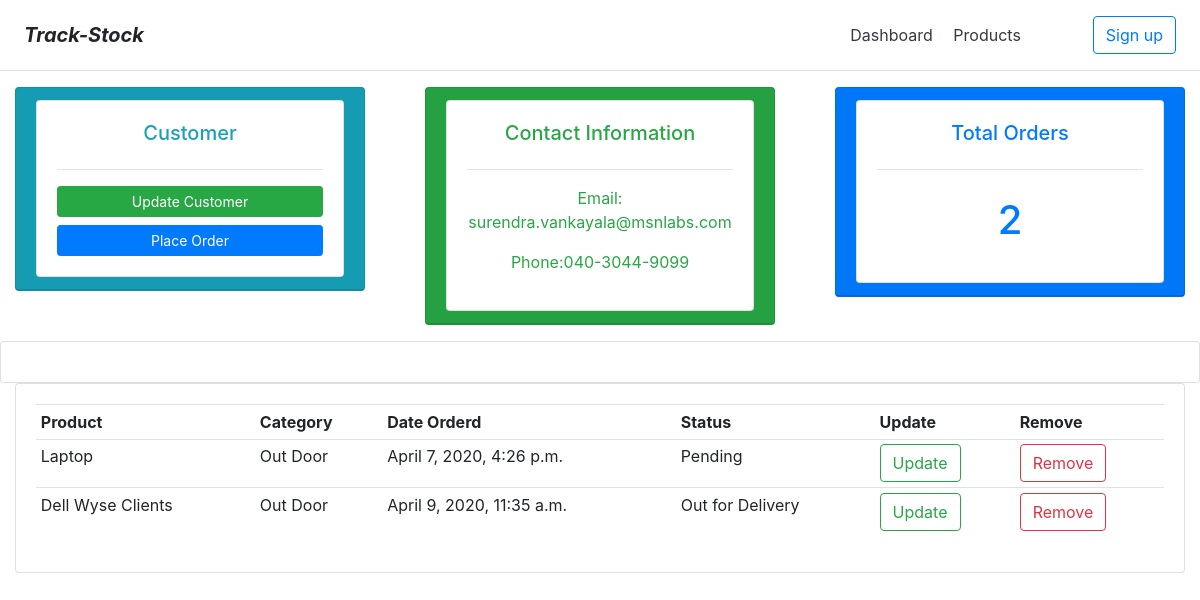
The app's page /customer/2/ with its own data.
### inv/models.py (models this page shows, shortened)
class Customer(models.Model):
    name = models.CharField(max_length=200, null=True)
    phone = models.CharField(max_length=200, null=True)
    email = models.CharField(max_length=200, null=True)
    date_created = models.DateTimeField(auto_now_add=True, null=True)

class Order(models.Model):
    STATUS = (
            ('Pending', 'Pending'),
            ('Out for Delivery', 'Out for Delivery'),
            ('Delivered', 'Delivered'),
            )
    customer = models.ForeignKey(Customer, null=True, on_delete = models.SET_NULL)
    product = models.ForeignKey(Product, null=True, on_delete = models.SET_NULL)
    date_created = models.DateTimeField(auto_now_add=True, null=True)
    status = models.CharField(max_length=200, null=True, choices=STATUS)

class Product(models.Model):
    CATEGORY = (
            ('Indoor', 'Indoor'),
            ('Out Door', 'Out Door'),
            )
    name = models.CharField(max_length=200, null=True)
    stock = models.CharField(max_length=8, null=True)
    category = models.CharField(max_length=200, null=True, choices=CATEGORY)
    description = models.CharField(max_length=200, null=True)
    date_created = models.DateTimeField(auto_now_add=True, null=True)
    tags = models.ManyToManyField(Tag)
    def __str__(self):
        return self.name

### inv/views.py (the view)
# urls.py: path('customer/<str:pk_test>/', views.customer, name="customer"),
def customer(request, pk_test):
    customer = Customer.objects.get(id=pk_test)
    orders = customer.order_set.all()
    orders_count = orders.count()
    context = {'customer':customer, 'orders':orders, 'orders_count':orders_count}
    return render(request, 'customer.html', context)

### inv/templates/customer.html (shortened to what this page needs)
{% extends 'main.html' %}
{% block content %}
<div class="row">
    <div class="col">
        <div class="col-md">
            <div class="card text-info text-center bg-info  mb-3">
                <div class="card-header">
                    <div class="card card-body">
                        <h5>Customer</h5>
                        <hr>
                        <a class="btn btn-success btn-sm btn-block" href="#">Update Customer</a>
                        <a class="btn btn-primary btn-sm btn-block" href="{% url 'create_order' customer.id %}">Place Order</a>
                    </div>
                </div>
            </div>
        </div>
    </div>
    <div class="col">
        <div class="col-md">
            <div class="card text-success text-center bg-success mb-3" >
                <div class="card-header">
                    <div class="card card-body">
                        <h5>Contact Information</h5>
                        <hr>
                        <p>Email: {{customer.email}}</p>
                        <p>Phone:{{customer.phone}}</p>
                    </div>
                </div>
            </div>
        </div>
    </div>
    <div class="col">
        <div class="col-md">
            <div class="card text-primary text-center bg-primary  mb-3">
                <div class="card-header">
                    <div class="card card-body">
                        <h5>Total Orders</h5>
                        <hr>
                        <h1 style="text-align: center;padding: 10px">{{orders_count}}</h1>
                    </div>
                </div>
            </div>
        </div>
    </div>
</div>
<div class="row">
    <div class="col">
        <div class="card card-body">
        </div>
    </div>
</div>
<div class="row">
    <div class="col">
        <div class="col-md">
            <div class="card card-body">
                <table class="table table-sm">
                    <tr>
                        <th>Product</th>
                        <th>Category</th>
                        <th>Date Orderd</th>
                        <th>Status</th>
                        <th>Update</th>
                        <th>Remove</th>
                    </tr>
                    {% for order in orders %}
                    <tr>
                        <td>{{order.product}}</td>
                        <td>{{order.product.category}}</td>
                        <td>{{order.date_created}}</td>
                        <td>{{order.status}}</td>
                        <td><a type="button" class="btn btn-outline-success" href="#">Update</a></td>
                        <td><a type="button" class="btn btn-outline-danger" href="#">Remove</a></td>
                    </tr>
                    {% endfor %}
                </table>
            </div>
        </div>
    </div>
</div>
{% endblock %}

### records on screen
Customer: email "surendra.vankayala@msnlabs.com", phone "040-3044-9099"
Order: product "Laptop", product.category "Out Door", date_created "April 7, 2020, 4:26 p.m.", status "Pending"
Order: product "Dell Wyse Clients", product.category "Out Door", date_created "April 9, 2020, 11:35 a.m.", status "Out for Delivery"

### other values on screen
{{ orders_count }} "2"
